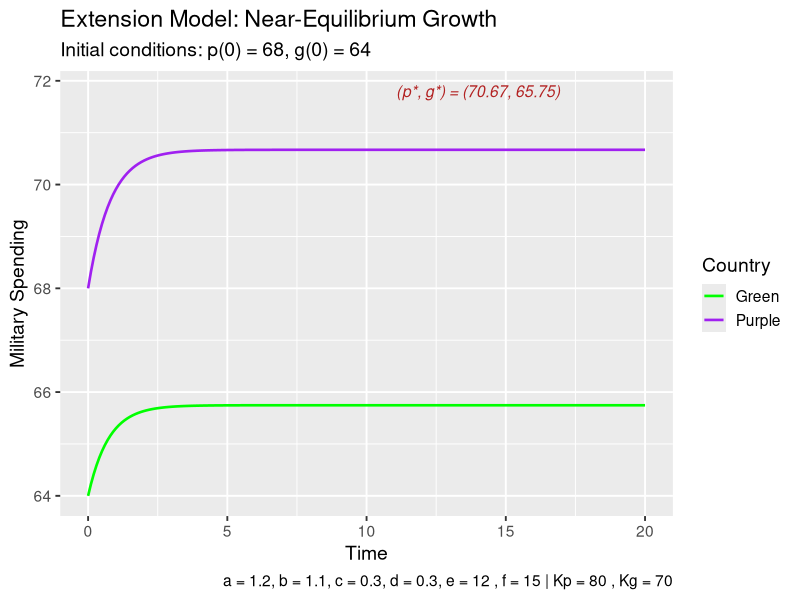

The R script that drew this image:
####################################
# Extension Model
# With Logistic Terms
# Changed initial spending conditions for 
# near-Equilibrium Convergence.
#####################################

#install.packages("nleqslv")

#load libraries
library(ggplot2)
library(nleqslv)

#time values
t_vals <- seq(0, 20, by = 0.1)

#parameters
e <- 12
f <- 15

#military spending limits of each nation
Kp <- 80
Kg <- 70

#initial spending conditions of each nation
p0 <- 68
g0 <- 64

#create matrix to store model values: simulated spending levels of Purple and Green, respectively
arms <- matrix(NA, nrow = 2, ncol = length(t_vals))
arms[,1] <- c(p0, g0)

#Euler method to numerically simulate the Logistic arms race model
arms_model <- function(t_vals, arms, a, b, c, d, e, f, Kp, Kg){
  h <- t_vals[2] - t_vals[1]
  for(t in 2:length(t_vals)){
    
    p_prev <- arms[1, t-1]
    g_prev <- arms[2, t-1]
    
    #Logistic model equations with logistic constraint
    dp <- a*(1 - p_prev/Kp)*g_prev - c*p_prev + e
    dg <- b*(1 - g_prev/Kg)*p_prev - d*g_prev + f
    
    p_new <- p_prev + h*dp
    g_new <- g_prev + h*dg
    
    arms[,t] <- c(p_new, g_new)
  }
  return(arms)
}

#Numerically solve for equilibrium
#g expressed in terms of p from the first equilibrium equation
g_from_p <- function(p, a, c, e, Kp) {
  Kp * (c * p - e) / (a * (Kp - p))
}

#single equilibrium equation in p
eq_p <- function(p, a, b, c, d, e, f, Kp, Kg) {
  g <- g_from_p(p, a, c, e, Kp)
  p * (b - (b / Kg) * g) - d * g + f
}

#general function to find equilibrium
find_equilibrium <- function(start_p, a, b, c, d, e, f, Kp, Kg) {
  sol <- nleqslv(
    x = start_p,
    fn = eq_p,
    a = a, b = b, c = c, d = d, e = e, f = f, Kp = Kp, Kg = Kg
  )
  
  p_star <- sol$x
  g_star <- g_from_p(p_star, a, c, e, Kp)
  
  list(
    p_star = p_star,
    g_star = g_star,
    termcd = sol$termcd,
    message = sol$message
  )
}

#Figure 20: Near-Equilibrium Convergence
model2 <- arms_model(t_vals, arms, a = 1.2, b = 1.1, c = 0.3, d = 0.3, e, f, Kp, Kg)
#find equilibrium numerically
eq_model2 <- find_equilibrium(
  start_p = 70,
  a = 1.2, b = 1.1, c = 0.3, d = 0.3, e = e, f = f, Kp = Kp, Kg = Kg
)
eq_model2$p_star
eq_model2$g_star
eq_model2$termcd
eq_model2$message
#Plot Case 2
soln2 <- data.frame(
  time = t_vals,
  purple = model2[1,],
  green = model2[2,]
)
ggplot(soln2) +
  geom_line(aes(x = time, y = purple, colour = "Purple"), linewidth = 0.9) +
  geom_line(aes(x = time, y = green, colour = "Green"), linewidth = 0.9) +
  # equilibrium labels
  annotate("text",
           x = max(t_vals) * 0.7,
           y = (eq_model2$p_star + eq_model2$g_star)/1.9,
           label = paste0("(p*, g*) = (",
                          round(eq_model2$p_star, 2), ", ",
                          round(eq_model2$g_star, 2), ")"),
           size = 4,
           colour = "firebrick",
           fontface = "italic") +
  labs(
    title = "Extension Model: Near-Equilibrium Growth",
    subtitle = "Initial conditions: p(0) = 68, g(0) = 64",
    x = "Time",
    y = "Military Spending",
    colour = "Country",
    caption = paste("a = 1.2, b = 1.1, c = 0.3, d = 0.3, e =", e, ", f =", f,
                    "| Kp =", Kp, ", Kg =", Kg)
  ) +
  scale_colour_manual(values = c("Purple" = "purple", "Green" = "green")) +
  theme_gray(base_size = 14)
